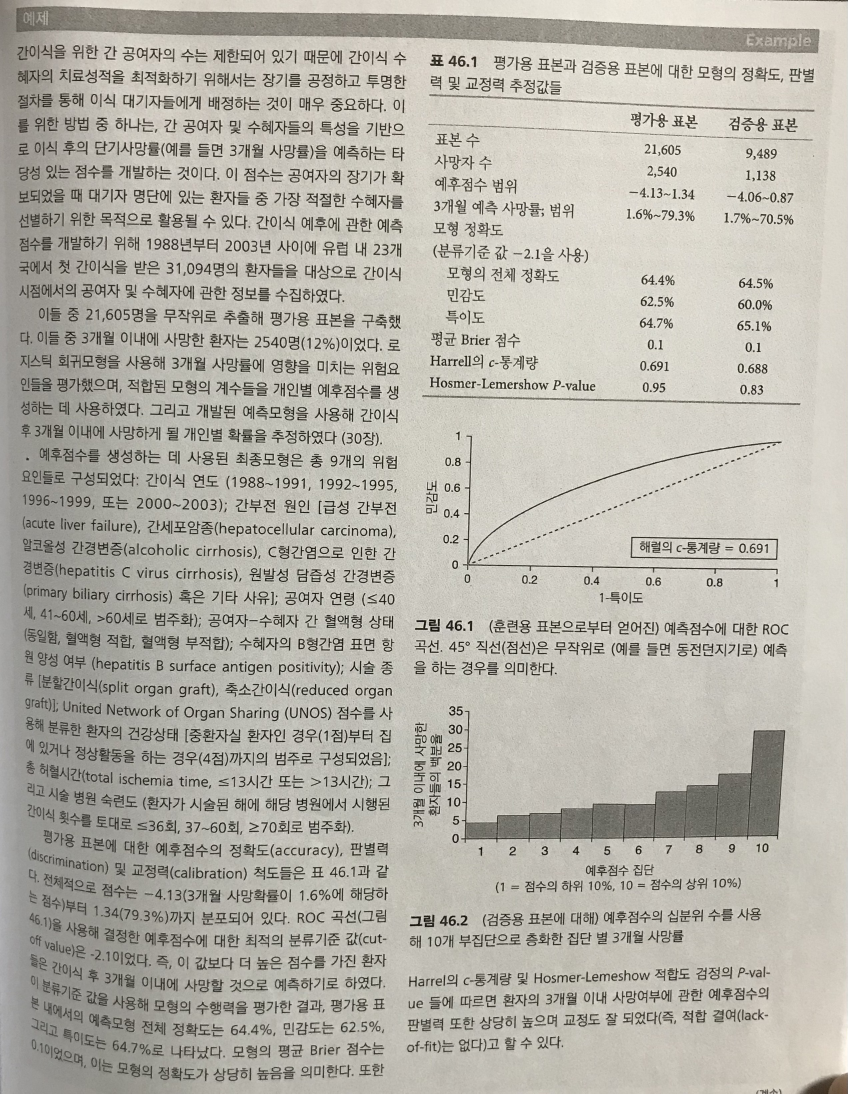
#> input picture JBNU_Statistics_Ph.D/3rd semester/생물통계학/12월 7일/ch_46_예후점수개발/ch46_1.jpg, 2543 x 3280 px (shown at 1/3 size)
$ jupyter execute 'ch_46_예후점수개발.ipynb'
#> lines starting #> are read from the running program, lines starting #| are printed output that depends on the picture
## CH 46. 예후점수 개발

### 1) 왜 예후점수를 개발하는가?

 개인의 인구학적 또는 임상적 특성들을 알고 있는 상태에서 관심사건을 경험하게 될 가능도(likehood)를 예측(predict)하고자 하는 경우가 있음

 `사건이란` 긍정적인 결과 (예, 수술결과가 좋음, 치료됨 등)

          부정적인 결과 (예, 질병에 걸림, 사망함 등)

**예후점수(prognostic score)** 또는 **예후지수(prognostic index)** : 사건을 경험하게 될 가능성을 점수화한 척도

**위험점수(risk score)** : 부정적인 사건을 예측하는 경우

예후점수를 생성(generate) 방법
- 가장 단순한 방법
  - 개인이 갖고 있는 위험요인들의 개수를 개인의 예후점수로 사용
  - 해당 사건의 발생에 관한 위험요인들이 잘 알려진 경우 사용
  > ex) 심혈관 질환 발생여부에 대해서는 잘 알려진 위험요인들인 남성, 고연령, 흡연, 심혈관계 질환 가족력, 당뇨, 고지혈증, 고혈압 중 몇 개나 가지고 있는지를 의미

  - 점수는 한 개인이 해당 사건을 경험하게 될 위험에 관한 일차적인 지표로 사용 가능

   $\rightarrow$  점수가 높다는 것은 심혈관 질환 발병위험이 높다는 것을 의미
  - 이러한 접근방식은 사건발생에 관한 각요인의 영향력 크기가 모두 같다는 것을 전제로 함

- 일반적인 방법
  - 사건발생과 유의한 관련이 있는 요인들과 이 요인들이 사건을 경험할 가능성을 결정하는 데 상대적으로 얼마나 더 중요한 역할을 하는지 평가할 수 있는 통계적 방법
   > ex) 로지스틱 회귀나 이와 유사한 판별분석(discriminatanalysis) 등을 사용하는 것이 좋음
  - 각 개인에 대한 예후점수는 모형을 통해 추정되는 회귀계수들을 사용해 요인들의 가중합
   > ex) 30장의 logit(p) = a + $b_1x_1$ + $b_2x_2$ + ... + $b_kx_k$ 값 형태로 계산됨
  - 이 점수의 범위는 해당 점수가 어떤 방식으로 생성되었는지에 따라 달라지지만, 일반적으로 점수가 높다는 것은 사건을 경험하게 될 가능성이 더 크다는 것을 의미
  - 점수를 사용해 각 개인이 사건을 경험하게 될 가능성을 '낮음','중간','높음' 등으로 범주화가 가능
  - 로지스틱 회귀분석을 사용한다면 개인별 점수를 변환해 사건을 경험하게 될 예측확률을 추정할 수도 있으며
   이 값은 확률이므로 0과 1 사이의 값을 가짐

- 예후점수를 생성하기 위해 회귀모형을 사용하는 경우
 - 해당 모형이 자료의 변동량을 많이 설명해준다고 해서 (즉, 모형의 $R^2$ 값이 크다고 해서) 반드시 개인이 질병에 걸릴 가능성도 잘 예측한다고 할 수는 없음
 - 알려진 위험요인들을 기초로 생성된 예후점수라할지라도 개인 별 예후에 대해서 정확하지 않을 수 있음
 - 따라 모형을 사용해 예측점수를 개방할 때는 반드시 모형으로부터 예측된 점수들의 타당성 여부가 평가되어야 함

### 2) 예후점수의 수행력(dperformance) 평가
#### 1. 예후점수가 얼마나 정확(accurat)한가?

이는 점수가 사건을 얼마나 정확히 예측해 주는지에 대해 평가하는 것을 말함
- 점수가 사건이 얼마나 맞게 혹은 틀리게 예측했는지에 대한 **2 $\times$ 2 분류표(classification table)**, 즉, 유사한 형태이 표를 만든 뒤, 표를 사용해 다음의 척도들을 계산
 - 민감도(sensitivity)와 특이도(specificity)
 - 전체 정확도(total accuracy): 전체 인원 수 중 사건을 경험한 경우 및 경험하지 않은 경우가 정확히 예측된 비율. 이 값이 1에 가까울수록 전체 정확도가 높은 점수임
    + 개인별 사건을 100% 정확히 예측해주면 점수는 완벽한 점수(perfect score)라고 함
- 로지스틱 회귀를 사용해 점수를 생성하는 경우 표본 내 n명의 사람들에 대한 **평균 브라이어 점수(mean Brier score)** 를 계산할 수 있음

#### 2. 예후점수가 사건의 경험 여부를 얼마나 잘 판별(discriminate)해주는가?

각 개인이 사건을 경험하게 될 가능성의 크기에 따라 순위를 매겨 점수의 판별력을 평가함
- 개인들의 점수를 범주로 구분한 다음
 > ex) 백분위 수에 근거해 5~10개의 동일 크기 구간들로 나눈 다음

 각 범주 내에 사건 발생률을 계산함
- 점수 구간이 증가함에 따라 사건 발생률 역시 증가하는 경향을 보이면 점수의 판별력은 좋은 것
- **ROC 곡선(수신자 작업특성 곡선)**, 즉, 민감도와 (1-특이도)에 관한 산점도를 그린다
 - 곡선이 그림의 왼쪽 윗부분으로 그려질수록 점수의 판별력이 좋다는 의미
 - 45도 대각선에 가까우면 점수가 사건을 무작위로 판별하는 것과 다를 바 없다는 의미
 - **ROC 곡선 아래 면적(AUROC 또는 AUC)** 은 사건 경험 여부를 예측하는 점수의 판별력 크기를 나타냄
- **해럴의 c-통계량(Harrell's c-statistic)** 을 계산함

#### 3. 점수는 바르게 교정(calibrate)되었는가?
- 예측확률을 로지스틱 회귀를 사용해 계산하는 경우 사건의 발생여부를 예측한 확률이 관찰값(즉, 0 또는 1)과 얼마나 잘 일치하는지 확인
 - 사건 경험 여붕 대한 예측점수의 판별력이 높다고 하더라도, 사건발생 위험을 예측하는 예측력은 낮을 수 있음
 - 이런 상황은 예측점수를 해당 예후점수가 구축된 모집단이 아닌 다른 모집단에 적용할 때 자주 발생하게 됨
 > 조금이라도 예측확률을 사용해 임상적인 의사결정을 하고자 하면, 교정이 잘 되지 않은 예후점수를 사용하는 것은 곧 환자를 부적절하게 치료하는 것을 의미할 수 있음, 예후점수의 예측력을 높이기 위한 교정작업은 매우 중요함
- 모형교정이 필요한지를 판단하기 위해서는 관찰사건의 확률과 이를 점수로 예측한 확률간 일치도를 평가하는 **호스머-르머쇼우 적합도 검정(Hosmer-Lemeshow goodness of fit test)** 을 실시함

#### 4. 점수는 이동가능(transportable)한가, 또는 일반화가 가능(generalizable)한가?
- 예후점수가 해당 점수가 개발된 모집단이 아닌 다른 모집단에 대해서도 잘 적용되는지 알아야 할 때가 있음
 - 모형개발에 사용된 자료와 동일한 자료를 사용해 점수의 타당성을 평가하는 것을 **내적타당도 평가(internal validation)** 라고 함
 - 하지만 점수의 실제 수행력을 평가하기 위해서는 최소한 하나 이상의, 모형개발에 사용된 자료와는 독립적인, 자른 자료를 사용해 점수의 타당성 여부를 평가할 필요가 있음
 - 이를 **외적타당도 평가(external validation)** 라고 함

외적타당도 평가를 실시하는 것이 비현실적인 상황에서는 이에 대한 대안으로 다음과 같은 내적타당도 평가들을 실시할 수도 있음
- 자료를 두 개의 부집단으로 나눈다
 - 점수를 개발하는 데 사용되는 **평가용 표본(training sam-ple)**
 - **검증용 표본(validation sample)**  : 점수의 타당성을 평가하는 데 사용되는 표본
 - 평가용 표본과 검증용 표본의 선택은 무작위로 진행하되, 일반적으로 검증용 표본보다는 평가용 표본을 더 크게 함
 > (ex, 평가용 표본이 전체 표본의 70%가 되도록 함)
- 자료를 여러 개의 부집단으로 분할해서 **교차타당도 평가(cross-validation)** 를 실시함
 - 이는 하나의 부집단을 사용해 예후점수를 생성한 후, 나머지 부집단들을 사용해 생성된 점수에 대한 타당성을 평가하는 작업임
- 예후점수 추정 및 그 수행력 평가력 위해 **붓스트래핑(Bootstrapping)** 을 실시할 수도 있음
- 다기관 연구로 예후점수를 개발한다면 **내적-외적 교차타당도 평가(internal-exter-nal cross-validation)** 를 실시할 수도 있음
 - 이것은 각 기관의 자료를 제외하면서 예후점수를 개발하는 방법임

### 3) 다른 형태의 자료들에 대한 예후지수 또는 위험점수 개발
- 예후점수를 생성하고 모형의 수행력을 평가하기 위한 목적으로 이 장에서 설명한 대부분의 방법들은 결과변수가 두 범주 변수인 경우
 - 로지스틱 회귀나 판별분석에 사용할 수 있는 방법들임

[cell 1]
from PIL import Image
Image.open('ch46_1.jpg').resize((800,880))
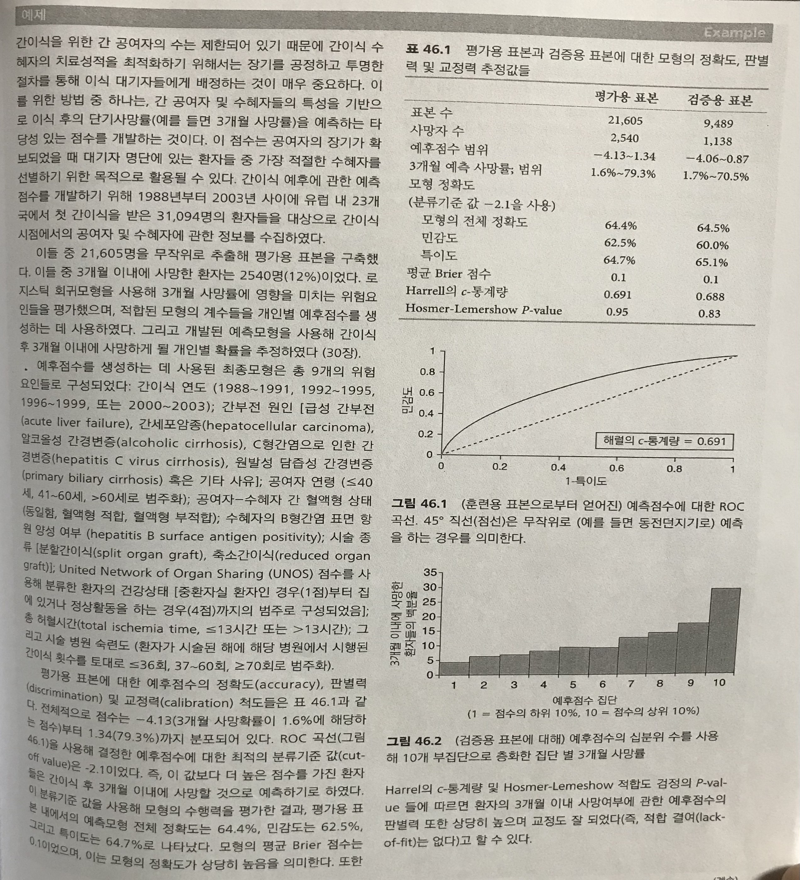
#> Out: PIL image 800x880 RGB; mean R, G, B 181.2, 178.3, 169.3

[cell 2]
from PIL import Image
Image.open('ch46_2.jpg').resize((700,450))
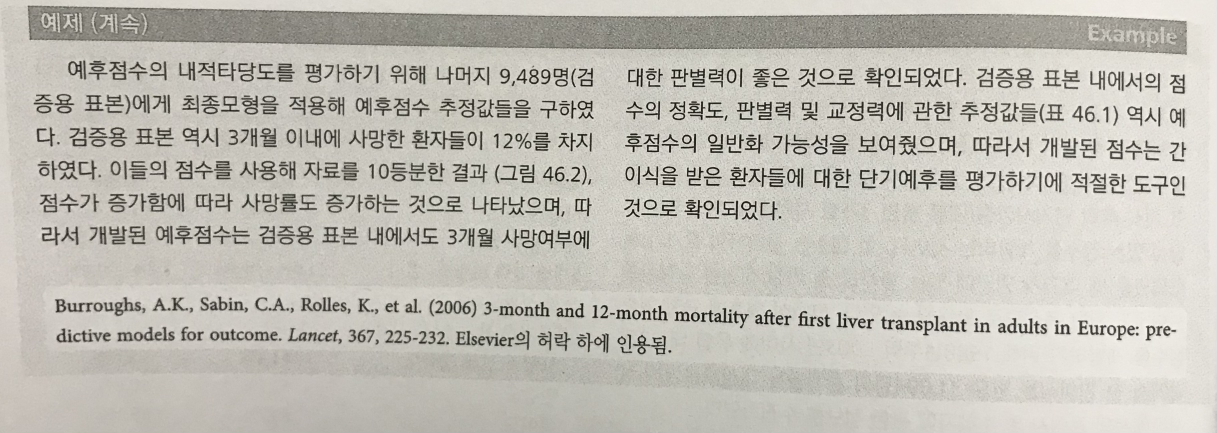
#> input picture JBNU_Statistics_Ph.D/3rd semester/생물통계학/12월 7일/ch_46_예후점수개발/ch46_2.jpg, 3649 x 1298 px (shown at 1/3 size)
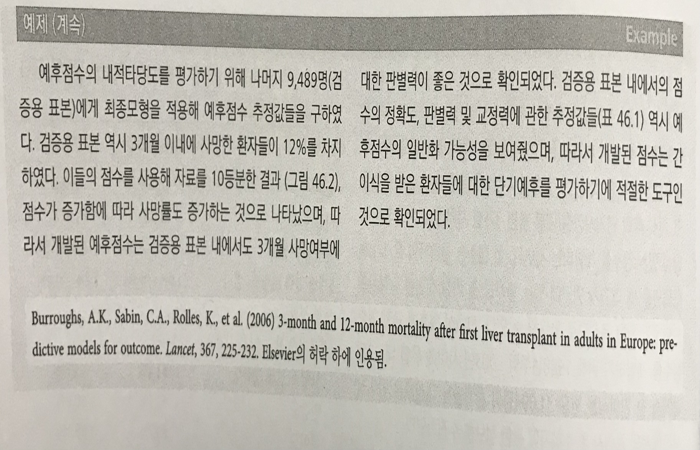
#> Out: PIL image 700x450 RGB; mean R, G, B 191.9, 189.1, 181
